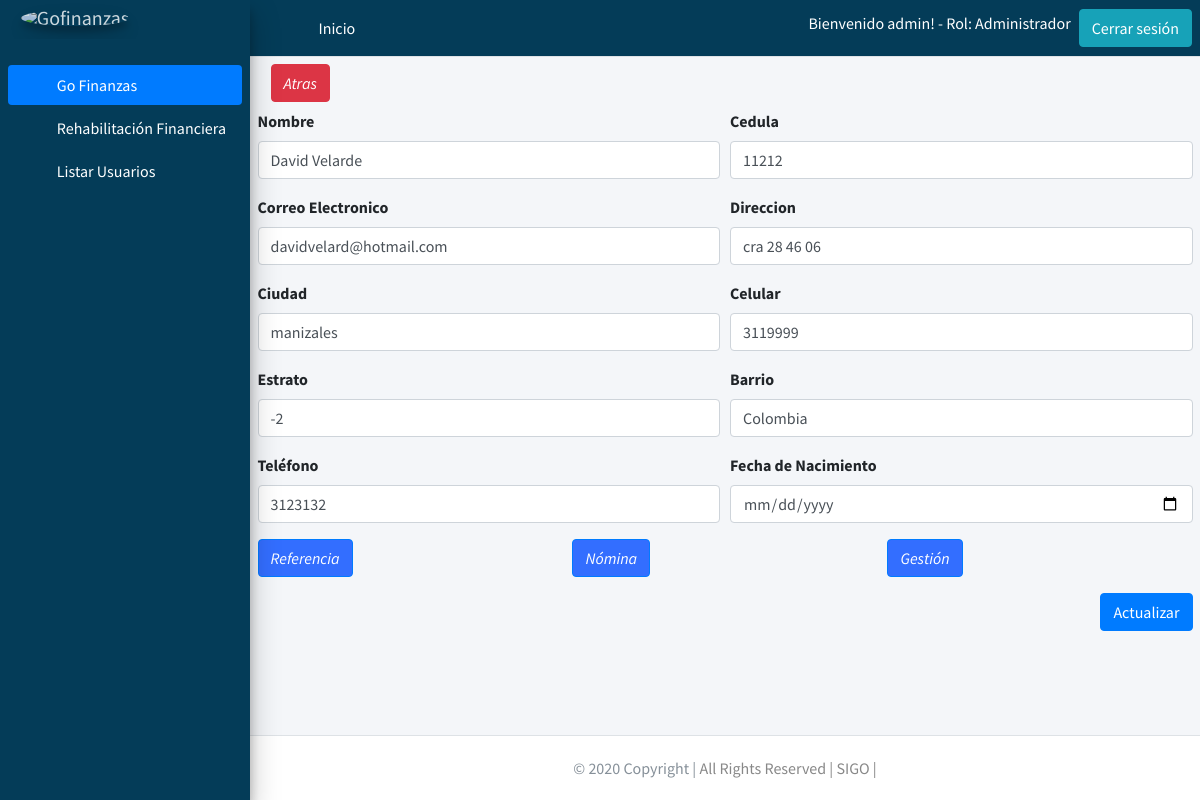
/editarcliente/1/ (signed in), run on the app's committed database.
### users/models.py (models this page shows, shortened)
class Profile(models.Model):
    user = models.OneToOneField(User, on_delete=models.PROTECT)
    rol = models.ForeignKey(Rol, on_delete=models.PROTECT)
    class Meta:
        permissions = (("registrarusuarios", "registrarusuarios"),)

class Rol(models.Model):
    descripcion = models.CharField(max_length=30)

### gestionfinanciera/models.py (models this page shows, shortened)
class Client(models.Model):
    Name = models.CharField(max_length=50, null=False)
    Identification = models.IntegerField(null=True,blank=True)
    Email = models.EmailField(max_length = 50, null= True, blank=True)
    Address = models.CharField(max_length=100, null=True,blank=True)
    City = models.CharField(max_length=20, null=True, blank=True)
    Cell_Phone = models.IntegerField(null=False)
    Phone = models.IntegerField(null=True, blank=True)
    Date_of_birth = models.DateField(default=datetime.datetime.now, blank=True,null=True)
    Stratum = models.IntegerField(null=True, blank=True)
    Neighborhood = models.CharField(max_length=50, null=True, blank=True)

### gestionfinanciera/views.py (the view, shortened to what this page needs)
# urls.py: path('editarcliente/<int:pk>/', views.ClientUpdate.as_view(), name='editarcliente'), # ruta para actualizar un cliente especifico
class ClientUpdate(UpdateView):
    model = Client
    template_name = 'gestionfinanciera/Client/client_edit.html'
    fields = ['Name', 'Identification', 'Email','Address','City','Cell_Phone',
    'Phone', 'Date_of_birth','Stratum','Neighborhood']

### Templates/gestionfinanciera/Client/client_edit.html (shortened to what this page needs)
{% extends 'base/base.html' %}
{% block content %}
<div class="container">
  <div style="text-align: left" class="waves-effect waves-light btn red"  >
    <a href="{% url 'listarcliente' %}">
      <i type="submit" style="" class="btn btn-danger">Atras</i>
    </a>
  </div>
  <form  action="{%url 'editarcliente' client.id %}" method="post">
    <div class="form-row">
      <div class="form-group col-md-6">
        <label for="Name">Nombre</label>
        <input type="text" class="form-control" id="Name" name="Name" value="{{client.Name}}">
      </div>
      <div class="form-group col-md-6">
        <label for="Identification">Cedula</label>
        <input type="number" class="form-control" id="Identification"  name="Identification" default= "0" value="{{client.Identification}}">
      </div>
    </div>
    <div class="form-row">
      <div class="form-group col-md-6">
        <label for="Email">Correo Electronico</label>
        <input type="email" class="form-control" id="Email" Name="Email" value="{{client.Email}}">
      </div>
      <div class="form-group col-md-6">
        <label for="Address">Direccion</label>
        <input type="text" class="form-control" id="Address" name="Address" value="{{client.Address}}">
      </div>
    </div>
    <div class="form-row">
      <div class="form-group col-md-6">
        <label for="City">Ciudad</label>
        <input type="text" class="form-control" id="City" name="City" value="{{client.City}}">
      </div>
      <div class="form-group col-md-6">
        <label for="Cell_Phone">Celular</label>
        <input type="number" class="form-control" id="Cell_Phone" name="Cell_Phone" value="{{client.Cell_Phone}}">
      </div>
    </div>
    <div class="form-row">
      <div class="form-group col-md-6">
        <label for="Stratum">Estrato</label>
        <input type="number" class="form-control" id="Stratum" name="Stratum" value="{{client.Stratum}}">
      </div>
      <div class="form-group col-md-6">
        <label for="Neighborhood">Barrio</label>
        <input type="text" class="form-control" id="Neighborhood" name="Neighborhood" value="{{client.Neighborhood}}">
      </div>
    </div>
    <div class="form-row">
      <div class="form-group col-md-6">
        <label for="Phone">Teléfono</label>
        <input type="number" class="form-control" id="Phone" name="Phone" value="{{client.Phone}}">
      </div>
      <div class="form-group col-md-6">
        <label for="Date_of_birth">Fecha de Nacimiento</label>
        <input type="date" class="form-control" id="Date_of_birth" name="Date_of_birth" value="{{client.Date_of_birth}}">
      </div>
    </div>
    <div class="form-row">
      <div class="form-group col-md-4">
        <a href="{% url 'listarreferencia' client.id %}">
          <i type="submit" style="background:#336EFF" class="btn btn-primary">Referencia</i>
        </a>
      </div>
      <div  class="form-group col-md-4">
        <a href="{% url 'listarnomina' client.id  %}">
          <i type="submit" style="background:#336EFF" class="btn btn-primary">Nómina</i>
        </a>
      </div>
      <div  class="form-group col-md-4">
        <a href="{% url 'listargestion' client.id %}">
          <i type="submit" style="background:#336EFF" class="btn btn-primary">Gestión</i>
        </a>
      </div>
    </div>
    <div style="text-align: right">
      <button type="submit" class="btn btn-primary">Actualizar</button>
    </div>
  </form>
</div>
{% endblock %}

### Templates/base/base.html (shortened to what this page needs)
{% load static %}
<!DOCTYPE html>
<html lang="en">
<head>
  <link rel="stylesheet" href="{% static 'plugins/fontawesome-free/css/all.min.css' %}">
  <link rel="stylesheet" href="{% static 'plugins/overlayScrollbars/css/OverlayScrollbars.min.css' %} ">
  <link rel="stylesheet" href="{% static 'dist/css/adminlte.min.css' %} ">
</head>
<body class="hold-transition sidebar-mini layout-fixed layout-navbar-fixed layout-footer-fixed">
<div class="wrapper">
  <nav class="main-header navbar navbar-expand navbar-white navbar-light" style="background-color:#043c58 ;">
    <ul class="navbar-nav  mr-auto">
      <li class="nav-item">
        <a class="nav-link" data-widget="pushmenu" href="#" role="button"><i class="fas fa-bars"></i></a>
      </li>
      <li class="nav-item d-none d-sm-inline-block">
        {% if user.is_authenticated %}
          <a href="{% url 'listarcliente' %}" class="nav-link" style="color:white;">Inicio</a>
        {% else %}
        <a href="{% url 'index' %}" class="nav-link" style="color:white;">Inicio</a>
        {% endif %}
      </li>
    </ul>
        {% if user.is_authenticated %}
          <h6 class="ml-5" style="color:white;">Bienvenido {{ user.username }}! - Rol: {{ user.profile.rol.descripcion }}</h6>
          <a style="text-align: right" href="{% url 'logout' %}" class="btn btn-info ml-2">Cerrar sesión</a>
        {% else %}
          <a href="{% url 'login' %}" class="btn btn-danger ml-2">Iniciar Sesión</a>
        {% endif %}
    </nav>
  <aside class="main-sidebar sidebar-primary elevation-4" style="background-color:#043c58 ;">
    {% if user.is_authenticated %}
    <a href="{% url 'listarcliente' %}" class="brand-link">
      <img src="{% static 'dist/img/SIGO.png' %}" alt="Gofinanzas" class="brand-image img-circle elevation-3"
           style="opacity: .8">
    </a>
    {% else %}
    <a href="{% url 'index' %}" class="brand-link">
      <img src="{% static 'dist/img/SIGO.png' %}" alt="Gofinanzas" class="brand-image img-circle elevation-3"
           style="opacity: .8">
      <span class="brand-text font-weight-light">Go Finanzas</span>
    </a>
    {% endif %}
    <div class="sidebar">
      <nav class="mt-2">
        <ul class="nav nav-pills nav-sidebar flex-column" data-widget="treeview" role="menu" data-accordion="false">
          <li class="nav-item has-treeview menu-open">
            {% if user.is_authenticated %}
            <a href="" class="nav-link active">
              <i class="nav-icon fas fa-tachometer-alt"></i>
              <p style="color:white;">
                Go Finanzas
                <i class="right fas fa-angle-left"></i>
              </p>
            </a>
            <ul class="nav nav-treeview">
              <li class="nav-item">
                <a href="{% url 'listarcliente' %}" class="nav-link">
                  <i class="far fa-circle nav-icon"></i>
                  <p style="color:white;">Rehabilitación Financiera</p>
                </a>
              </li>
              {% if user.profile.rol.id == 2 %}
                <li class="nav-item">
                  <a href="{% url 'users:userslist' %}" class="nav-link">
                    <i class="far fa-circle nav-icon"></i>
                    <p style="color:white;">Listar Usuarios</p>
                  </a>
                </li>
              {% endif %}
            </ul>
            {% endif %}
          </li>
      </nav>
    </div>
  </aside>
  <div class="content-wrapper">
    {% block content %}{% endblock %}
  </div>
  <footer class="main-footer">
    <div class="footer-copyright text-center py-1">© 2020 Copyright |
      <a style="color: #888888">All Rights Reserved | SIGO |</a>
    </div>
  </footer>
</div>
</body>
</html>

### data on the page
Client: Name "David Velarde", Identification "11212", Email "davidvelard@hotmail.com", Address "cra 28 46 06", City "manizales", Cell_Phone "3119999", Stratum "-2", Neighborhood "Colombia", Phone "3123132"

### other printed values
{{ user.username }} "admin"
{{ user.profile.rol.descripcion }} "Administrador"
